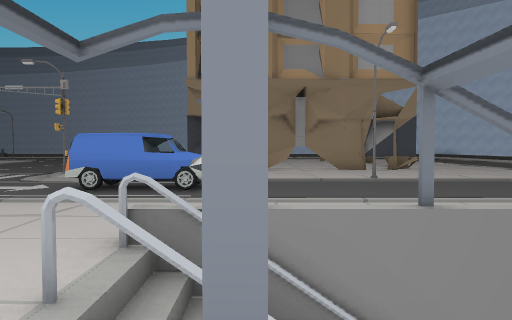
view 1 (above)

16 first-person views from a walk through a 3-D level made in the Godot game engine. The camera is 1.5 m above the floor, tilts 2° down and sees 70° across. The floor is counted in squares, 2 m on a side. Each view is taken from the middle of a square. On the plan, view 1 faces up. The plan holds only what a view shows up to about 11 squares ahead; the rest is blank. The place goes on beyond the plan. Some surface patterns are stand-ins.

view 2
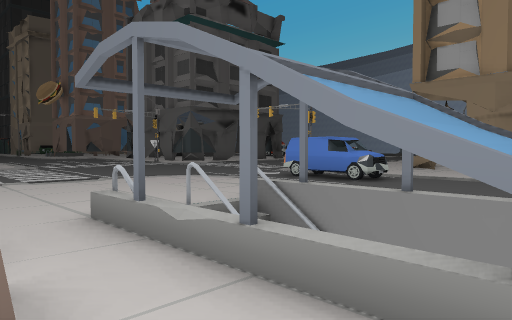

view 3
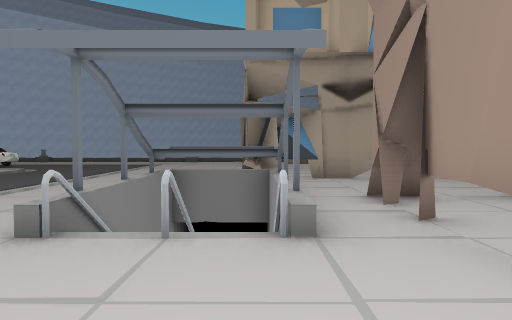

view 4
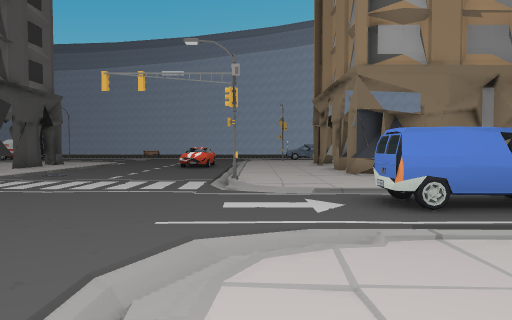

view 5
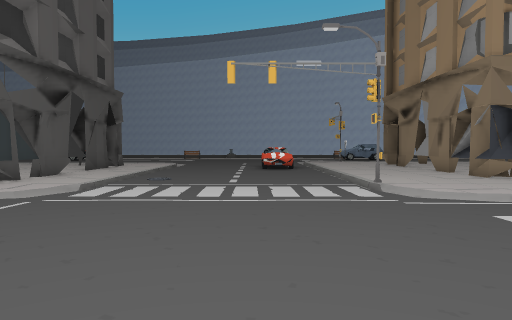

view 6
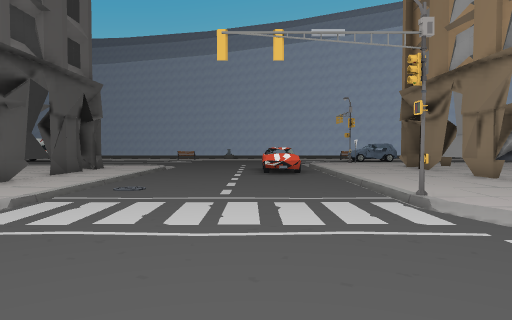

view 7
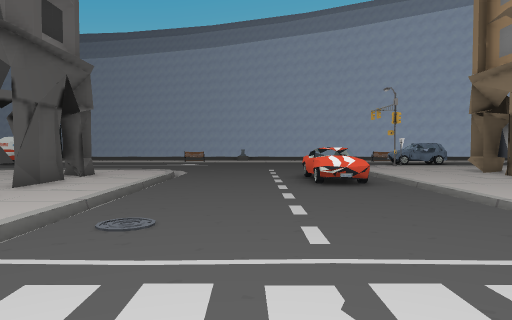

view 8
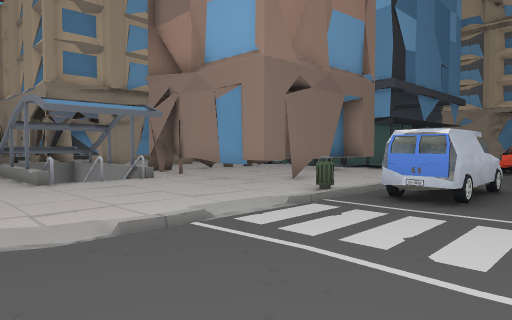

view 9
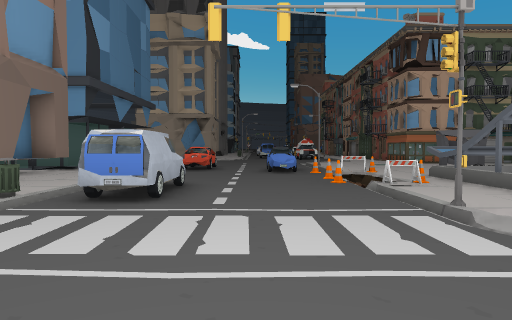

view 10
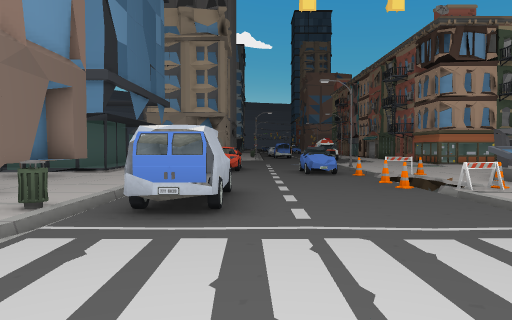

view 11
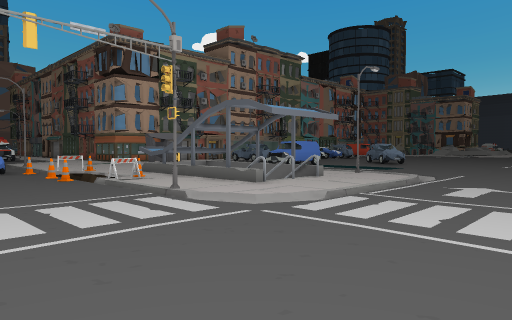

view 12
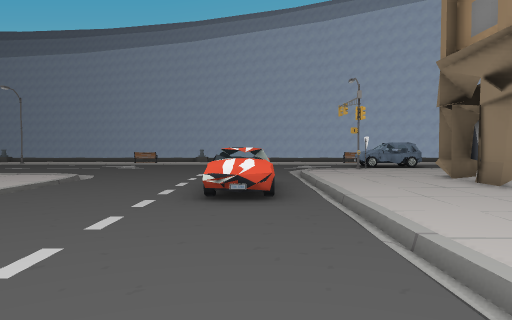

view 13
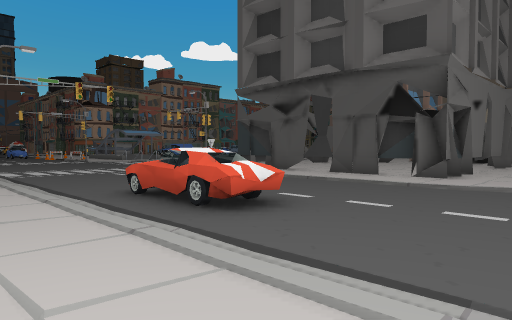

view 14
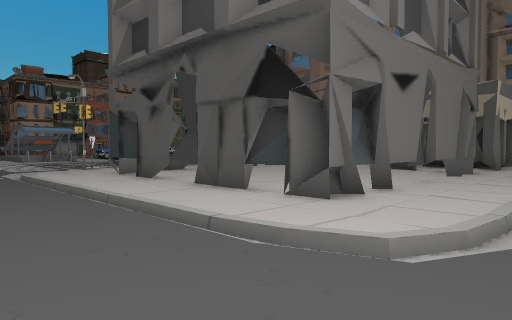

view 15
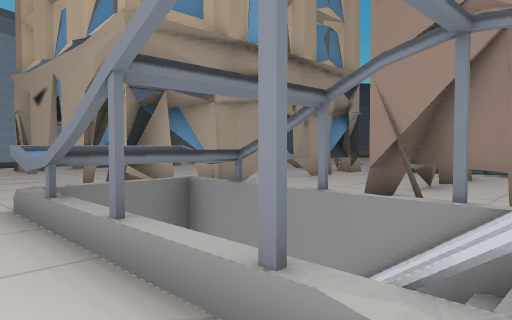

view 16
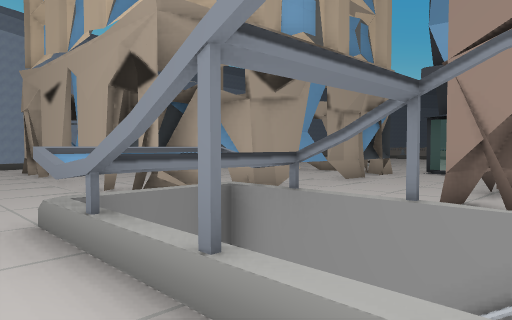

### Floor plan
Key: @ floor where view 1 was taken; # wall or solid block; x gap in a wall; . main floor; - floor 0.25 m lower than the main floor; _ floor 0.75 m lower than the main floor; < floor 4.75 m lower than the main floor; / step, stairs or slope; = window, fence, low wall or low ledge; ≈ water the walk keeps out of; ^ raised ledge; v drop or lower ground; B bin; C car; A barrier; N cone; O other object.
Columns run from 19 left of view 1 to 12 right of it. Each row starts with its distance up from view 1.
 21      ...... ./....
 20   /////-...../....
 19 .......//..../...##
 18 ######../...=/...#
 17      #../...^/...#
 16      #../...^/...#
 15      #../...^/...#
 14      #../..../...#
 13      #../..../...#
 12      #../..../...#
 11      #..//.../..... .......
 10      .../....#.............
  9       .//...../...........
  8        .......////////#////
  7         ........##^........
  6         ...................
  5    .........../////////////
  4 .............//............
  3 ..//////...../....####v#....
  2 .-/..../...../....####   .......
  1 .#......#..../....####v#########
  0  /.###......=/.....@....#
 -1    ###......#/B.#####...#
 -2      #=A=...=/..#   #...#
 -3      #.AN..../..#   #...#
 -4      <.=N.... ..#   #...#
 -5      ≈._..... ..#   #...#
 -6      .AOOC...  ...x ....#
 -7      ....C..C          #.

Positions as (right, up) in squares from view 1, and headings:
1: (0, 0), facing up
2: (3, -1), facing up-left
3: (-4, 1), facing right
4: (-5, 2), facing up
5: (-8, 3), facing up
6: (-8, 5), facing up
7: (-9, 8), facing up
8: (-9, 5), facing down-right
9: (-9, 5), facing down
10: (-8, 4), facing down
11: (-8, 6), facing down-left
12: (-7, 10), facing up
13: (-4, 21), facing down-left
14: (-9, 21), facing down-left
15: (-1, 4), facing down-right
16: (0, 4), facing down-right
